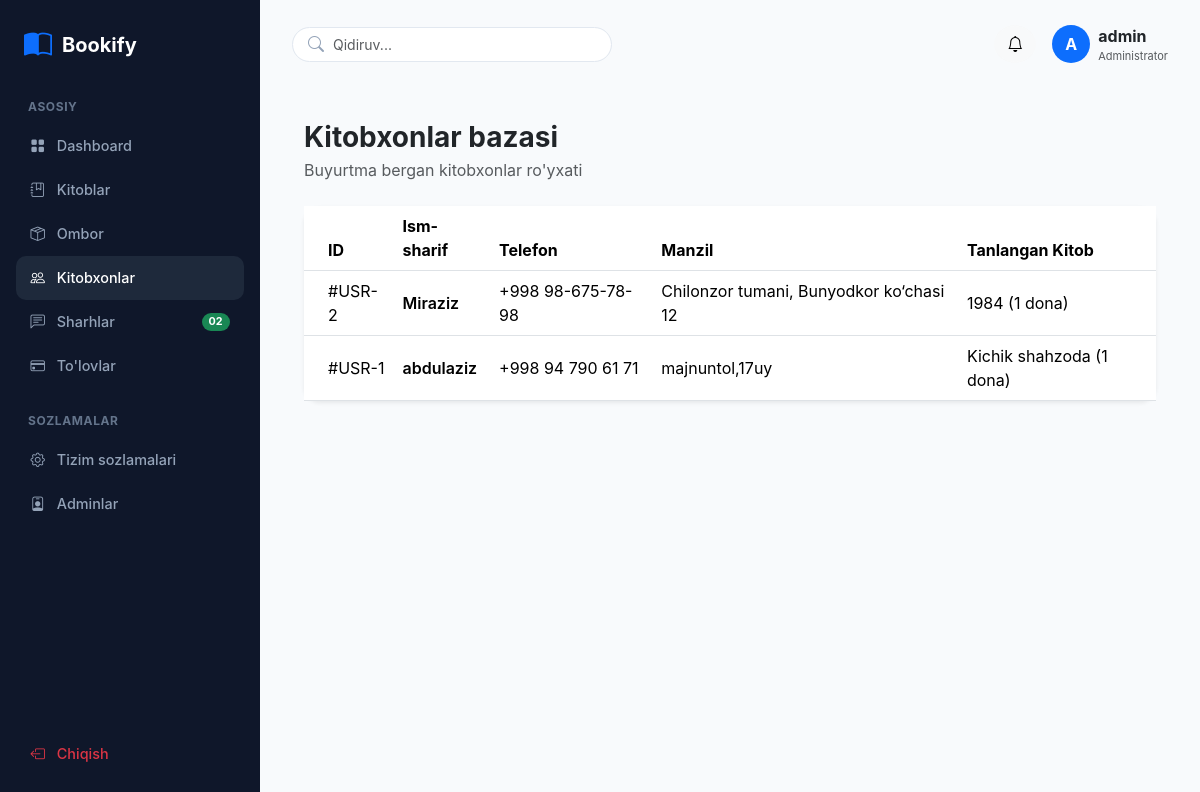
The page /readers/ (signed in) on the database its author committed.
### app/models.py (models this page shows, shortened)
class Order(models.Model):
    book = models.ForeignKey(
        Book,
        on_delete=models.CASCADE,
        related_name="orders",
        verbose_name="Kitob",
    )
    full_name = models.CharField(max_length=150, verbose_name="F.I.SH")
    phone = models.CharField(max_length=20, verbose_name="Telefon")
    address = models.CharField(max_length=255, verbose_name="Manzil")
    quantity = models.PositiveIntegerField(default=1, verbose_name="Soni")
    is_confirmed = models.BooleanField(
        default=False, verbose_name="Tasdiqlangan"
    )
    created_at = models.DateTimeField(
        auto_now_add=True, verbose_name="Yaratilgan vaqti"
    )
    class Meta:
        verbose_name = "Buyurtma"
        verbose_name_plural = "Buyurtmalar"
        ordering = ["-created_at"]

class Book(models.Model):
    title = models.CharField(max_length=255, verbose_name="Sarlavha")
    author = models.CharField(max_length=255, verbose_name="Muallif")
    genre = models.CharField(max_length=100, verbose_name="Janr")
    price = models.DecimalField(
        max_digits=10, decimal_places=2, verbose_name="Narxi"
    )
    description = models.TextField(verbose_name="Tavsif")
    published_date = models.DateField(verbose_name="Noshirlik sanasi")
    pages_count = models.PositiveIntegerField(
        default=0, verbose_name="Sahifalar soni"
    )
    content = models.TextField(blank=True, null=True, verbose_name="Mundarija")
    image = models.ImageField(
        upload_to="books/", blank=True, null=True, verbose_name="Rasm"
    )
    class Meta:
        verbose_name = "Kitob"
        verbose_name_plural = "Kitoblar"

### app/views.py (the view)
# urls.py: path("readers/", views.readers, name="readers"),
@user_passes_test(is_admin, login_url="/login/")
def readers(request):
    orders = Order.objects.select_related("book").all().order_by("-id")
    return render(request, "readers.html", {"orders": orders})

### app/views.py (called while the page is built)
def is_admin(user):
    return user.is_staff

### templates/readers.html
{% extends 'base_admin.html' %}
{% block content %}
<div class="container-fluid py-4">
    <div class="mb-4">
        <h3 class="fw-bold text-dark mb-1">Kitobxonlar bazasi</h3>
        <p class="text-muted mb-0">Buyurtma bergan kitobxonlar ro'yxati</p>
    </div>
    <div class="card border-0 shadow-sm rounded-4">
        <div class="card-body p-0">
            <div class="table-responsive">
                <table class="table table-hover align-middle mb-0">
                    <thead class="bg-light">
                        <tr>
                            <th class="ps-4">ID</th>
                            <th>Ism-sharif</th>
                            <th>Telefon</th>
                            <th>Manzil</th>
                            <th>Tanlangan Kitob</th>
                        </tr>
                    </thead>
                    <tbody>
                        {% for order in orders %}
                        <tr>
                            <td class="ps-4">#USR-{{ order.id }}</td>
                            <td class="fw-semibold">{{ order.full_name }}</td>
                            <td>{{ order.phone }}</td>
                            <td>{{ order.address }}</td>
                            <td>{{ order.book.title }} ({{ order.quantity }} dona)</td>
                        </tr>
                        {% empty %}
                        <tr>
                            <td colspan="5" class="text-center py-4 text-muted">Kitobxonlar ro'yxati bo'sh.</td>
                        </tr>
                        {% endfor %}
                    </tbody>
                </table>
            </div>
        </div>
    </div>
</div>
{% endblock %}

### templates/base_admin.html (shortened to what this page needs)
{% load static %}
<!DOCTYPE html>
<html lang="uz">
<head>
    <link href="https://cdn.jsdelivr.net/npm/bootstrap@5.3.3/dist/css/bootstrap.min.css" rel="stylesheet">
    <link href="https://cdn.jsdelivr.net/npm/bootstrap-icons@1.11.3/font/bootstrap-icons.css" rel="stylesheet">
</head>
<body>
    <aside class="sidebar">
        <div>
            <a href="{% url 'admin_dashboard' %}" class="sidebar-brand">
                <i class="bi bi-book-half text-primary fs-3"></i>
                <span>Bookify</span>
            </a>
            <div class="sidebar-section-label">ASOSIY</div>
            <a href="{% url 'admin_dashboard' %}" class="nav-link-custom {% if request.resolver_match.url_name == 'admin_dashboard' %}active{% endif %}">
                <i class="bi bi-grid-fill"></i> Dashboard
            </a>
            <a href="{% url 'books_list' %}" class="nav-link-custom {% if 'book' in request.resolver_match.url_name %}active{% endif %}">
                <i class="bi bi-journal-bookmark"></i> Kitoblar
            </a>
            <a href="{% url 'warehouse' %}" class="nav-link-custom {% if request.resolver_match.url_name == 'warehouse' %}active{% endif %}">
                <i class="bi bi-box-seam"></i> Ombor
            </a>
            <a href="{% url 'readers' %}" class="nav-link-custom {% if request.resolver_match.url_name == 'readers' %}active{% endif %}">
                <i class="bi bi-people"></i> Kitobxonlar
            </a>
            <a href="{% url 'reviews' %}" class="nav-link-custom {% if request.resolver_match.url_name == 'reviews' %}active{% endif %}">
                <i class="bi bi-chat-left-text"></i> Sharhlar
                <span class="badge bg-success rounded-pill">02</span>
            </a>
            <a href="{% url 'payments' %}" class="nav-link-custom {% if request.resolver_match.url_name == 'payments' %}active{% endif %}">
                <i class="bi bi-credit-card"></i> To'lovlar
            </a>
            <div class="sidebar-section-label">SOZLAMALAR</div>
            <a href="{% url 'system_settings' %}" class="nav-link-custom {% if request.resolver_match.url_name == 'system_settings' %}active{% endif %}">
                <i class="bi bi-gear"></i> Tizim sozlamalari
            </a>
            <a href="{% url 'admins' %}" class="nav-link-custom {% if request.resolver_match.url_name == 'admins' %}active{% endif %}">
                <i class="bi bi-person-badge"></i> Adminlar
            </a>
        </div>
        <div>
            {% if user.is_authenticated %}
            <form method="POST" action="{% url 'logout' %}">
                <button type="submit" class="nav-link-custom w-100 border-0 bg-transparent text-danger">
                    <i class="bi bi-box-arrow-left"></i> Chiqish
                </button>
            </form>
            {% else %}
            <a href="{% url 'login' %}" class="nav-link-custom text-success">
                <i class="bi bi-box-arrow-in-right"></i> Kirish
            </a>
            {% endif %}
        </div>
    </aside>
    <main class="main-wrapper">
        <div class="top-navbar">
            <form method="GET" action="{% url 'books_list' %}" class="search-box">
                <i class="bi bi-search"></i>
                <input type="text" name="q" class="form-control" placeholder="Qidiruv..." value="{{ query|default:'' }}">
            </form>
            <div class="d-flex align-items-center gap-3">
                <button class="btn btn-light rounded-circle"><i class="bi bi-bell"></i></button>
                <div class="admin-identity d-flex align-items-center gap-2">
                    <div class="bg-primary text-white rounded-circle d-flex align-items-center justify-content-center" style="width: 38px; height: 38px; font-weight: bold;">
                        {{ user.username|slice:":1"|upper|default:"A" }}
                    </div>
                    <div class="admin-identity">
                        <div class="admin-identity-name fw-bold fs-7">{{ user.get_full_name|default:user.username|default:"Admin" }}</div>
                        <div class="text-muted small" style="font-size: 11px;">Administrator</div>
                    </div>
                </div>
            </div>
        </div>
        {% block content %}
        {% endblock %}
    </main>
</body>
</html>

### templates/base_admin.html (style rules this page uses)
:root { --sidebar-bg: #0f172a; --sidebar-hover: #1e293b; --main-bg: #f8fafc; --card-border: #f1f5f9; }
body { background-color: var(--main-bg); font-family: 'Inter', system-ui, -apple-system, sans-serif; overflow-x: hidden; }
.sidebar, .main-wrapper { box-sizing: border-box; }
.sidebar { width: 260px; left: 0; background-color: var(--sidebar-bg); min-height: 100vh; position: fixed; top: 0; left: 0; z-index: 1000; display: flex; flex-direction: column; justify-content: space-between; padding: 1.5rem 1rem; overflow-y: auto; overflow-x: hidden; }
.sidebar-brand { color: #fff; font-weight: 700; font-size: 1.25rem; display: flex; align-items: center; gap: 10px; text-decoration: none; padding-left: 0.5rem; margin-bottom: 2rem; }
.sidebar-section-label { color: #64748b; font-size: 0.75rem; font-weight: 700; letter-spacing: 0.05em; text-transform: uppercase; margin: 1.5rem 0 0.5rem 0.75rem; }
.nav-link-custom { color: #94a3b8; padding: 0.7rem 0.9rem; border-radius: 10px; display: flex; align-items: center; gap: 12px; font-size: 0.9rem; font-weight: 500; text-decoration: none; transition: all 0.2s ease; }
.nav-link-custom:hover, .nav-link-custom.active { background-color: var(--sidebar-hover); color: #ffffff; }
.nav-link-custom .badge { margin-left: auto; }
.main-wrapper { margin-left: 260px; width: calc(100% - 260px); padding: 1.5rem 2rem; min-width: 0; overflow-x: hidden; }
.top-navbar { display: flex; justify-content: space-between; align-items: center; margin-bottom: 2rem; }
.search-box { position: relative; width: 320px; }
.search-box input { background-color: #ffffff; border: 1px solid #e2e8f0; border-radius: 20px; padding-left: 2.5rem; font-size: 0.875rem; }
.search-box i { position: absolute; left: 1rem; top: 50%; transform: translateY(-50%); color: #94a3b8; }
.admin-identity { min-width: 0; }
.admin-identity-name { max-width: 180px; overflow: hidden; text-overflow: ellipsis; white-space: nowrap; }

### rows shown on the page
Order: id "2", full_name "Miraziz", phone "+998 98-675-78-98", address "Chilonzor tumani, Bunyodkor ko‘chasi 12", book "1984", quantity "1"
Order: id "1", full_name "abdulaziz", phone "+998 94 790 61 71", address "majnuntol,17uy", book "Kichik shahzoda", quantity "1"

### other values the page prints
{{ user.username|slice:":1"|upper|default:"A" }} "A"
{{ user.get_full_name|default:user.username|default:"Admin" }} "admin"
